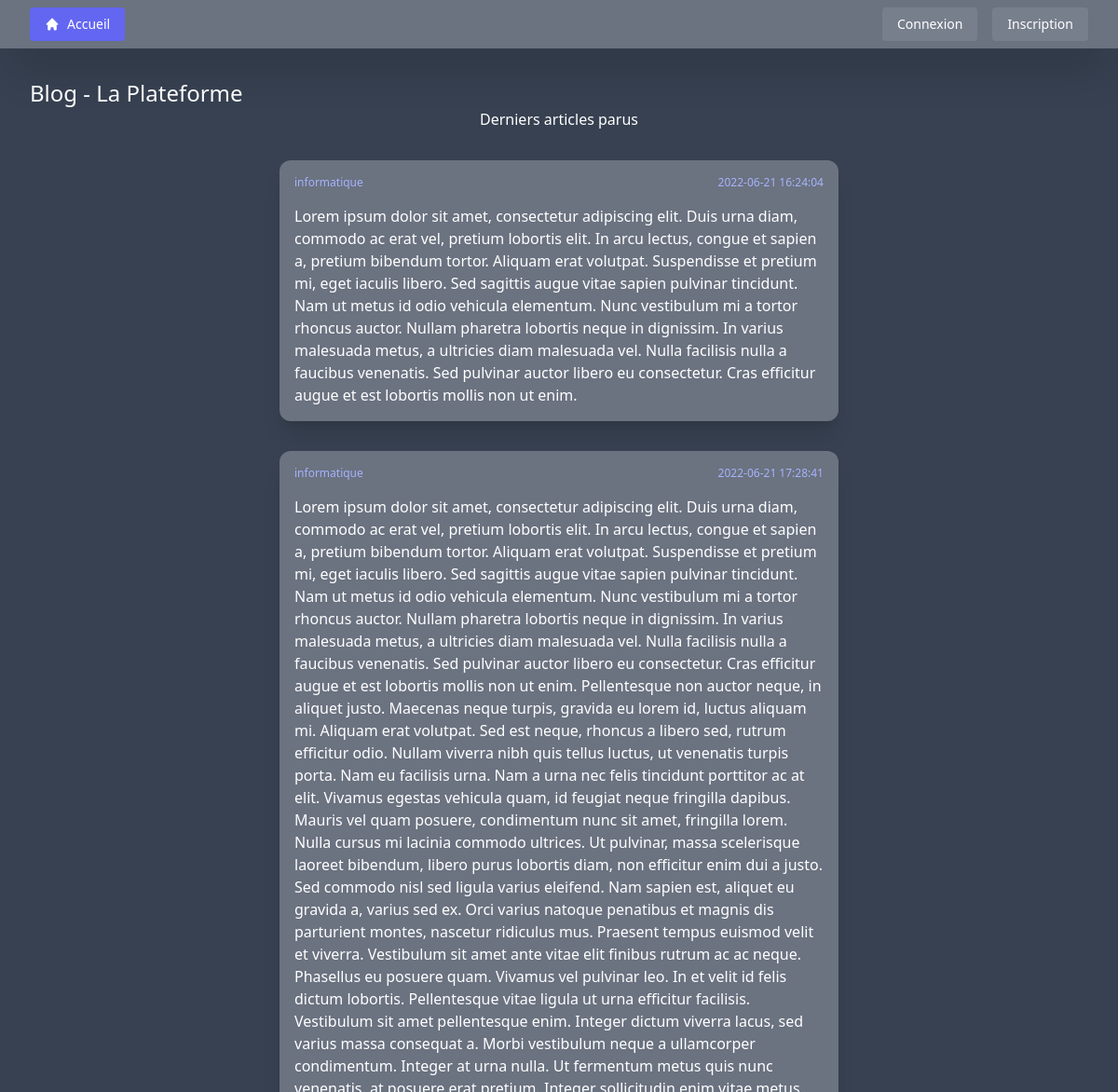
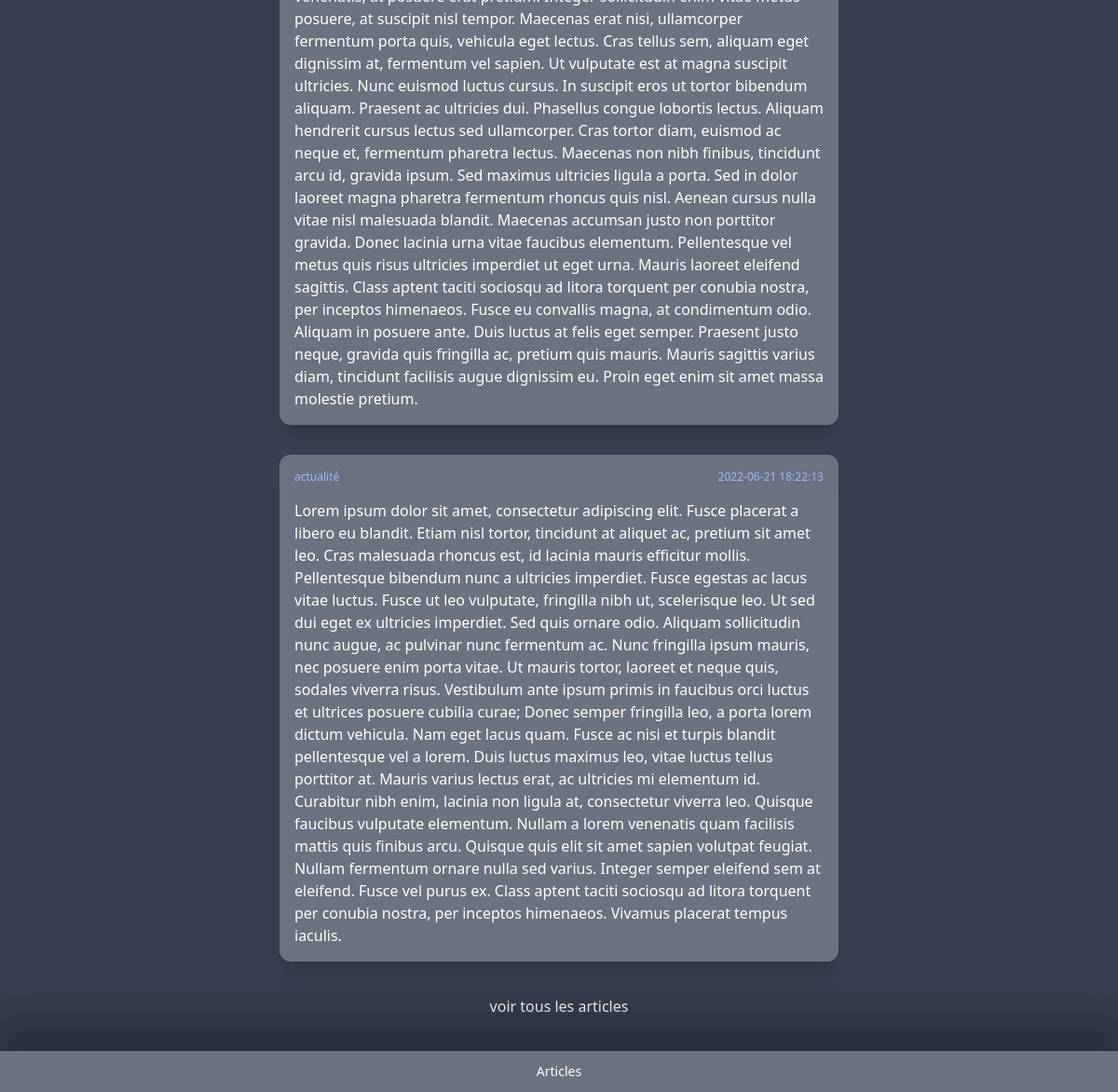
The page / on the database its author committed (2 pictures, top to bottom).
### tables this page shows
CREATE TABLE IF NOT EXISTS `articles` (
  `id` int NOT NULL AUTO_INCREMENT,
  `article` text NOT NULL,
  `id_utilisateur` int NOT NULL,
  `id_categorie` int NOT NULL,
  `date` timestamp NOT NULL,
  PRIMARY KEY (`id`),
  KEY `fk_id_categorie` (`id_categorie`),
  KEY `fk_id_utilisateur` (`id_utilisateur`)
);

CREATE TABLE IF NOT EXISTS `categories` (
  `id` int NOT NULL AUTO_INCREMENT,
  `nom` varchar(80) NOT NULL,
  PRIMARY KEY (`id`)
);

### include/functions.php (called while the page is built, shortened)
<?php
require_once './model/Repository.php';
function getContent($adress) {
      $model = new HomeModel();
      $articles = $model->findAllArticles();
      include_once($adress);
      $content = ob_get_clean();
    return $content;
}
function startHTML($includes) {
    require_once './view/doc/DocumentStartView.php';
}
?>

### controller/Home.php (called while the page is built, shortened)
<?php
require_once './model/HomeModel.php';
class Home {
  public function run($params) {
    $this->getBasicView('home', 'Accueil', './view/HomeView.php', array());
  }
	public function __call($methode, $params) {
      $this->run($params);
  }
  function getBasicView($action, $actionTitle, $contentToShow, $navButtons) {
      $content = (substr($contentToShow, -4) == ".php") ? getContent($contentToShow) : $contentToShow;
      require_once './view/doc/DocumentStartBodyView.php';
      require_once './view/basicView.php';
  }
}
?>

### Index.php (called while the page is built, shortened)
<?php
require_once './model/ConnexionModel.php';
require_once './include/functions.php';
$a = filter_input(INPUT_GET, 'a', FILTER_SANITIZE_STRING);
if (!isset($a)) {
    $a = "identification";
}
$c = new $controllerName;
$p = array(filterRequest());
call_user_func_array(array($c, $a), $p);
require_once './view/doc/DocumentEndView.php';
function filterRequest() {
    $finalArray = array();
    return $finalArray;
}
?>

### include/myPdo.php (called while the page is built, shortened)
<?php
class myPdo {
  	private static $connexion = null;
    private function __construct() {
        try {
          	$options[PDO::ATTR_ERRMODE] = PDO::ERRMODE_EXCEPTION;
          	self::$connexion = new PDO($server . ';dbname=' .  $db, $user, $password, $options);
        } catch (PDOException $e) {
            echo $e->getMessage();
        }
    }
    public static function getConnexion() {
        return self::$connexion;
    }
}
?>

### model/Repository.php (called while the page is built, shortened)
<?php
require_once './include/myPdo.php';
require_once './entity/Categorie.php';
class Repository {
    protected $pdo;
    function __construct() {
        $this->pdo = myPdo::getConnexion();
    }
    public function findCategorie($id_categorie) {
        $sql = "SELECT * FROM categories WHERE id=:IdCategorie;";
        $request = $this->pdo->prepare($sql);
        $request->bindValue(':IdCategorie', $id_categorie, PDO::PARAM_INT);
        $request->execute();
        return $request->fetchObject(Categorie::class);
    }
}

### model/HomeModel.php (called while the page is built, shortened)
<?php
require_once './model/Repository.php';
require_once './entity/Article.php';
require_once './entity/Commentaire.php';
class HomeModel extends Repository {
  public function findAllArticles() {
      $sql = "SELECT * FROM articles;";
      $request = $this->pdo->prepare($sql);
      $request->execute();
      return $request->fetchAll(PDO::FETCH_CLASS, Article::class);
  }
  public function findAllCommentairesWithFilter($filters) {
      $wheres = " WHERE ";
      foreach ($filters as $key => $value) {
          $wheres .= $key . "='" . $value . "' AND ";
      }
      $wheres = substr($wheres, 0, -5);
      $sql = "SELECT * FROM commentaires " . $wheres . ";";
      $request = $this->pdo->prepare($sql);
      $request->execute();
      return $request->fetchAll(PDO::FETCH_CLASS, Commentaire::class);
  }
}

### entity/Article.php (called while the page is built, shortened)
<?php
require_once './model/HomeModel.php';
require_once './entity/Commentaire.php';
class Article implements JsonSerializable {
    private $id;
    private $article;
    private $id_categorie;
    private $categorieNom;
    private $date;
    public function __construct($params = null) {
        $model = new HomeModel();
        $filters = array('id_article' => $this->id);
        $this->commentaires = $model->findAllCommentairesWithFilter($filters);
        $this->categorieNom = $model->findCategorie($this->id_categorie)->getNom();
    }
    public function getId() {
        return $this->id;
    }
    public function getArticle() {
        return $this->article;
    }
    public function getNomCategorie() {
        return $this->categorieNom;
    }
    public function getDate() {
        return $this->date;
    }
}
?>

### entity/Commentaire.php (called while the page is built, shortened)
<?php
require_once './model/ConnexionModel.php';
require_once './entity/User.php';
class Commentaire implements JsonSerializable {
    private $id_utilisateur;
    public function __construct($params = null) {
        $userModel = new ConnexionModel();
        $this->nomUtilisateur = $userModel->findUserById($this->id_utilisateur)->getLogin();
    }
}
?>

### model/ConnexionModel.php (called while the page is built, shortened)
<?php
require_once './model/Repository.php';
require_once './entity/User.php';
class ConnexionModel extends Repository {
    public function findUserById($id) {
        $sql = "SELECT * "
              . "FROM utilisateurs "
              . "WHERE id=:id;";
        $request = $this->pdo->prepare($sql);
        $request->bindValue(':id', $id, PDO::PARAM_INT);
        $request->execute();
        return $request->fetchObject(User::class);
    }
}
?>

### entity/User.php (called while the page is built, shortened)
<?php
class User implements JsonSerializable {
    private $login;
    public function getLogin() {
        return $this->login;
    }
}

### entity/Categorie.php (called while the page is built, shortened)
<?php
class Categorie implements JsonSerializable {
    private $nom;
    public function getNom() {
        return $this->nom;
    }
}
?>

### view/HomeView.php (the view)
<div class="relative py-8 h-full w-full flex flex-col justify-start items-center text-5xl lg:text-base text-white space-y-8 overflow-y-scroll">
      <div class="absolute left-8 top-8 flex flex-col items-center">
        <h1 class="text-6xl lg:text-2xl"><?php echo APPNAME ?></h1>
      </div>
      <p>Derniers articles parus</p>
      <?php
      for ($i = 0; $i < 3; $i++) {
        if (isset($articles[$i])) {
          ?>
          <a href="?c=Home&a=detailsArticle&id=<?php echo $articles[$i]->getId() ?>" class="w-1/2 flex flex-col space-y-4 rounded-xl bg-gray-500 p-4 hover:cursor-pointer shadow-xl">
            <div class="w-full flex flex-row justify-between text-indigo-300 text-3xl lg:text-xs">
              <p><?php echo $articles[$i]->getNomCategorie(); ?></p>
              <p><?php echo $articles[$i]->getDate(); ?></p>
            </div>
            <p class=""><?php echo $articles[$i]->getArticle(); ?></p>
          </a>
          <?php
        }
      }
      ?>
      <?php
      if (count($articles) > 3) {
        ?>
        <a href="?c=Home&a=allArticles" class="hover:cursor-pointer rounded px-3 py-1 hover:bg-indigo-600">voir tous les articles</a>
        <?php
      }
      ?>
</div>

### rows shown on the page
articles: id_categorie.nom "informatique"
articles: id_categorie.nom "informatique"
articles: id_categorie.nom "actualité"

### other values the page prints
APPNAME "Blog - La Plateforme"
$articles[$i]->getDate() "2022-06-21 16:24:04"
$articles[$i]->getDate() "2022-06-21 17:28:41"
$articles[$i]->getDate() "2022-06-21 18:22:13"
